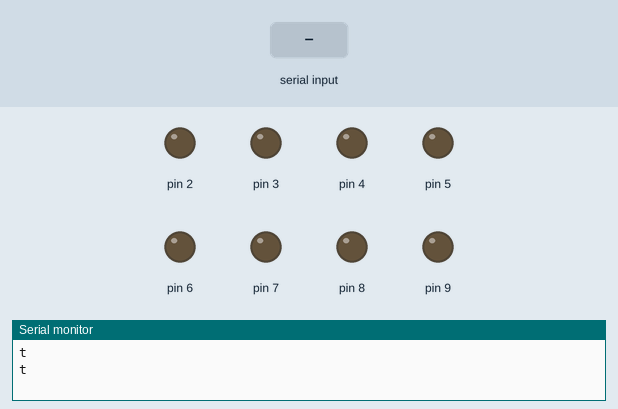
This sketch was run on a simulated Arduino Uno, built with avr-gcc and run on an emulated ATmega328P. Shown: output pins drawn as LEDs (lit = HIGH), the last lines printed to the serial monitor. The inputs (shaded band) are chosen by the test bench. Pins used as bus, display or sensor lines are not drawn.

Above: at 2.0 s.
2.1 s: "2" received over Serial
At 4.0 s:
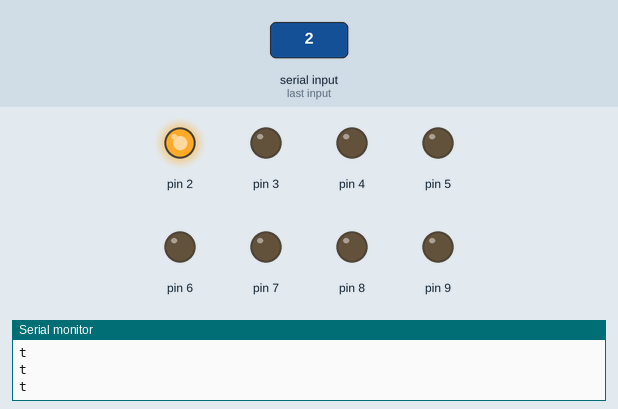
4.5 s: "1" received over Serial
At 5.5 s:
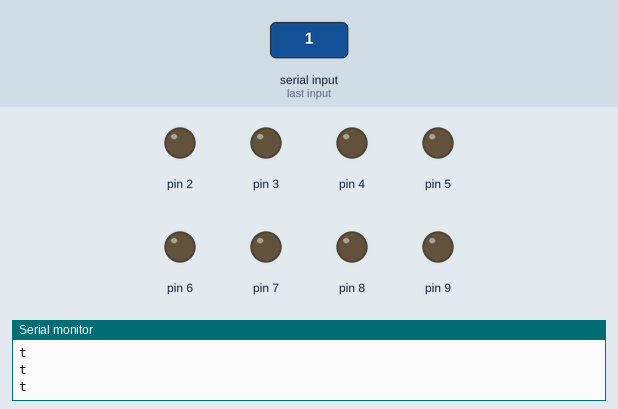
Timing chart, 0 to 7.5 s (numbered marks = the images above; inputs shaded):
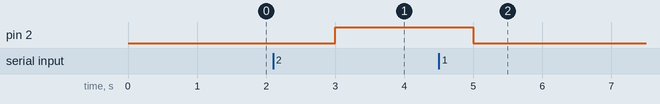

Measured:
- after the input at 2.1 s, pin 2: LOW → HIGH after 0.90 s
- after the input at 4.5 s, pin 2: HIGH → LOW after 0.50 s

The sketch:

core.ino
```cpp
char relay_status;

void setup() {
  Serial.begin(9600);
  for(char i=0;i<10;i++)
      pinMode(i, OUTPUT);
}

void loop() {
  //int test = digitalRead(6);
  char test = char('t');
  Serial.println(test);
  delay(1000);
}

void serialEvent() {
  if (Serial.available()) {
    char inChar = (char)Serial.read();
    inChar-='0';
    for(char i=0;i<10;i++)
      digitalWrite(i, LOW);
      relay_status = 'off';
    digitalWrite(inChar,HIGH);
  }
} 
```
